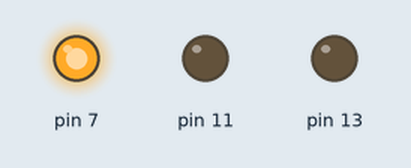
Simulated run of this program. Board: Raspberry Pi (header pin numbers). Parts: output pins drawn as LEDs (lit = HIGH). At 7.5 s the program stops and its outputs stay as they are.

Above: at 0.2 s.
At 0.7 s:
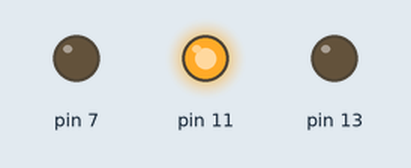
At 2.7 s:
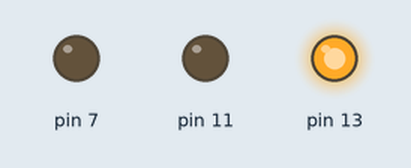
Timing chart, 0 to 3.5 s (numbered marks = the images above):
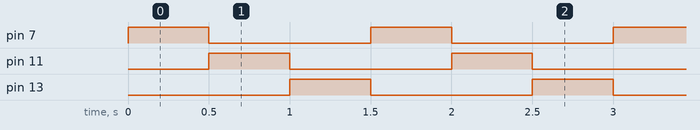

Measured:
- by itself, pin 7, pin 11: alternates HIGH for 0.50 s and LOW for 1.0 s, 10 changes in all, then stays LOW
- by itself, pin 13: alternates HIGH for 0.50 s and LOW for 1.0 s

The program:

rgb_led.py
```python
import RPi.GPIO as GPIO
import time

# use board layout for pin numbers
GPIO.setmode(GPIO.BOARD)

# set output pins
GPIO.setup(7, GPIO.OUT)
GPIO.setup(11, GPIO.OUT)
GPIO.setup(13, GPIO.OUT)

for x in range(0, 5):
    GPIO.output(7, True)
    GPIO.output(11, False)
    GPIO.output(13, False)
    time.sleep(0.5)

    GPIO.output(7, False)
    GPIO.output(11, True)
    GPIO.output(13, False)
    time.sleep(0.5)

    GPIO.output(7, False)
    GPIO.output(11, False)
    GPIO.output(13, True)
    time.sleep(0.5)

GPIO.cleanup()
```
